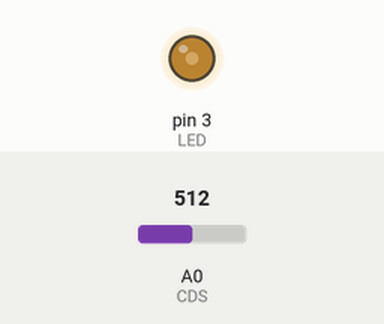
Recording of a sketch running on a simulated Arduino Uno, built with avr-gcc and run on an emulated ATmega328P. Parts: output pins drawn as LEDs (lit = HIGH). The inputs (shaded band) are chosen by the test bench; at power-on: A0 (CDS) = 512. What the sketch prints to the serial monitor is not drawn.

Above: at 1.2 s.
1.3 s: A0 (CDS) set to 716
At 1.9 s:
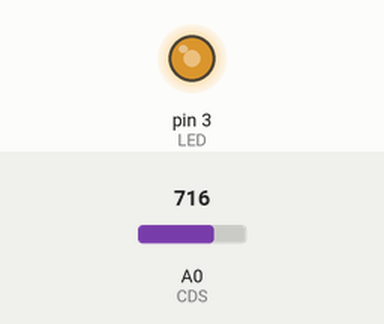
2.8 s: A0 (CDS) set to 900
At 4.0 s:
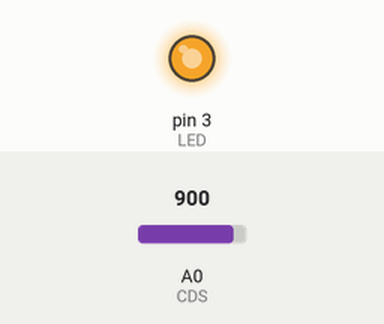
4.3 s: A0 (CDS) set to 306
At 5.1 s:
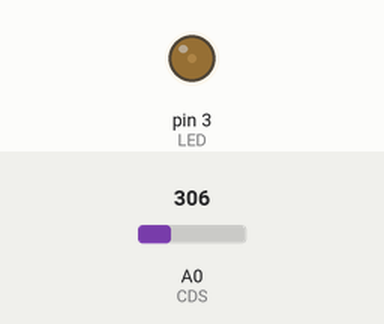
5.8 s: A0 (CDS) set to 122
At 6.5 s:
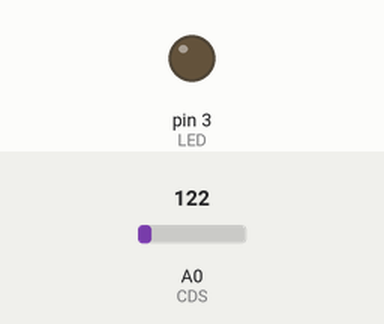
7.3 s: A0 (CDS) set to 511
At 7.6 s:
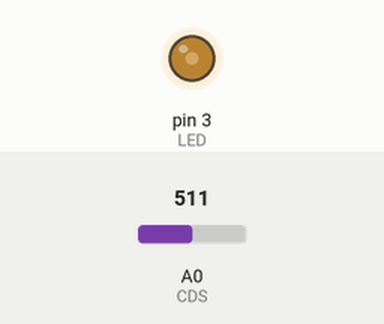
8.8 s: A0 (CDS) set to 0
At 9.7 s:
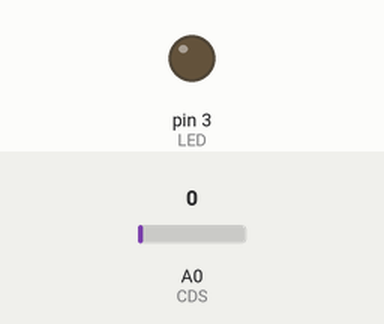
Timing chart, 0 to 11.3 s (numbered marks = the images above; inputs shaded):
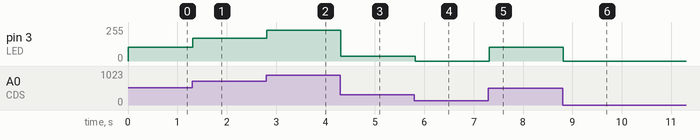

The sketch:

Cds-3.ino
```cpp
#define CDS A0
#define LED 3


void setup(){
  Serial.begin(9600);
  pinMode(CDS,INPUT);
  pinMode(LED,OUTPUT);
}

void loop(){
  int val=analogRead(CDS);
  int cout=map(val,200,969,0,255);
  cout=constrain(cout,0,255);
  Serial.println(val);
  Serial.println(cout);
  analogWrite(LED,cout);
}
```

Measured:
- after the input at 1.3 s, pin 3 (LED): 103/255 → 171/255 at once
- after the input at 2.8 s, pin 3 (LED): 171/255 → 232/255 at once
- after the input at 4.3 s, pin 3 (LED): 232/255 → 35/255 at once
- after the input at 5.8 s, pin 3 (LED): 35/255 → 0/255 at once
- after the input at 7.3 s, pin 3 (LED): 0/255 → 103/255 at once
- after the input at 8.8 s, pin 3 (LED): 103/255 → 0/255 at once
